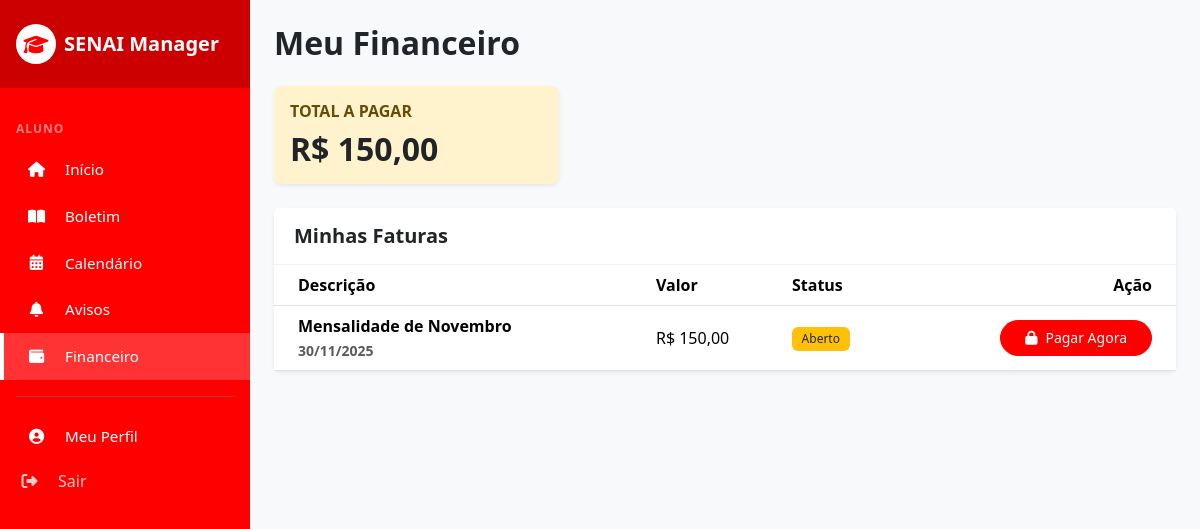
Screenshot of /dashboards/aluno/financeiro/ (signed in) with the database file from the repository.
### apps/payments/models.py (models this page shows, shortened)
class Pagamento(models.Model):
    STATUS_CHOICES = [
        ('pendente', 'Pendente'),
        ('pago', 'Pago'),
        ('cancelado', 'Cancelado'),
        ('falha', 'Falha'),
    ]
    aluno = models.ForeignKey(
        settings.AUTH_USER_MODEL,
        on_delete=models.CASCADE,
        related_name='pagamentos'
    )
    descricao = models.CharField(max_length=255)
    valor = models.DecimalField(max_digits=10, decimal_places=2) # Ex: 150.00
    stripe_checkout_id = models.CharField(max_length=255, unique=True, blank=True, null=True)
    stripe_payment_intent = models.CharField(max_length=255, blank=True, null=True)
    status = models.CharField(max_length=20, choices=STATUS_CHOICES, default='pendente')
    data_criacao = models.DateTimeField(auto_now_add=True)
    data_atualizacao = models.DateTimeField(auto_now=True)

### apps/dashboards/views.py (the view)
        @login_required
        def wrapper(request, *args, **kwargs):
            userroles = []
            if isaluno(request.user): userroles.append("aluno")
            if isprofessor(request.user): userroles.append("professor")
            if issecretaria(request.user): userroles.append("secretaria")
            if iscoordenacao(request.user): userroles.append("coordenacao")
            if request.user.is_superuser: return view_func(request, *args, **kwargs)
            if not any(role in userroles for role in roles):
                messages.error(request, "Acesso negado.")
                return redirect('home')
            return view_func(request, *args, **kwargs)

### apps/dashboards/views.py (called while the page is built)
def isaluno(user): return user.is_authenticated and hasattr(user, 'profile') and user.profile.tipo == 'aluno'

def isprofessor(user): return user.is_authenticated and hasattr(user, 'profile') and user.profile.tipo == 'professor'

def issecretaria(user): return user.is_authenticated and hasattr(user, 'profile') and user.profile.tipo == 'secretaria'

def iscoordenacao(user): return user.is_authenticated and hasattr(user, 'profile') and user.profile.tipo == 'coordenacao'

def rolerequired(*roles):
    def decorator(view_func):
        @login_required
        def wrapper(request, *args, **kwargs):
            userroles = []
            if isaluno(request.user): userroles.append("aluno")
            if isprofessor(request.user): userroles.append("professor")
            if issecretaria(request.user): userroles.append("secretaria")
            if iscoordenacao(request.user): userroles.append("coordenacao")
            if request.user.is_superuser: return view_func(request, *args, **kwargs)
            if not any(role in userroles for role in roles):
                messages.error(request, "Acesso negado.")
                return redirect('home')
            return view_func(request, *args, **kwargs)
        return wrapper
    return decorator

@rolerequired("aluno")
def aluno_financeiro_view(request):
    pagamentos = Pagamento.objects.filter(aluno=request.user).order_by('-data_criacao')
    total = sum(p.valor for p in pagamentos.filter(status='pendente'))
    context = {'pagamentos': pagamentos, 'total_pendente': total}
    return render(request, "dashboards/aluno_financeiro.html", context)

### templates/dashboards/aluno_financeiro.html (shortened to what this page needs)
{% extends 'base.html' %}
{% load static %}
{% block content %}
<div class="layout-wrapper d-flex">
    {% include 'includes/sidebar.html' %}
    <div id="main-content" class="flex-grow-1">
        <div class="container-fluid p-4">
            <h2 class="fw-bold mb-4">Meu Financeiro</h2>
            <div class="row mb-4">
                <div class="col-md-4">
                    <div class="card bg-warning-subtle border-0 shadow-sm">
                        <div class="card-body">
                            <h6 class="text-warning-emphasis fw-bold text-uppercase">Total a Pagar</h6>
                            <h2 class="fw-bold text-dark mb-0">R$ {{ total_pendente|floatformat:2 }}</h2>
                        </div>
                    </div>
                </div>
            </div>
            <div class="card border-0 shadow-sm">
                <div class="card-header bg-white py-3">
                    <h5 class="mb-0 fw-bold">Minhas Faturas</h5>
                </div>
                <div class="table-responsive">
                    <table class="table align-middle mb-0">
                        <thead class="bg-light">
                            <tr>
                                <th class="ps-4">Descrição</th>
                                <th>Valor</th>
                                <th>Status</th>
                                <th class="text-end pe-4">Ação</th>
                            </tr>
                        </thead>
                        <tbody>
                            {% for pg in pagamentos %}
                            <tr>
                                <td class="ps-4 fw-bold">{{ pg.descricao }} <br> <small class="text-muted">{{ pg.data_criacao|date:"d/m/Y" }}</small></td>
                                <td>R$ {{ pg.valor|floatformat:2 }}</td>
                                <td>
                                    {% if pg.status == 'pago' %}
                                        <span class="badge bg-success">Pago</span>
                                    {% elif pg.status == 'pendente' %}
                                        <span class="badge bg-warning text-dark">Aberto</span>
                                    {% else %}
                                        <span class="badge bg-secondary">{{ pg.status }}</span>
                                    {% endif %}
                                </td>
                                <td class="text-end pe-4">
                                    {% if pg.status == 'pendente' %}
                                        <a href="{% url 'iniciar_pagamento' pg.id %}" class="btn btn-primary btn-sm rounded-pill px-4">
                                            <i class="fas fa-lock me-2"></i>Pagar Agora
                                        </a>
                                    {% else %}
                                        <button class="btn btn-light btn-sm rounded-pill px-4" disabled>
                                            <i class="fas fa-check me-2"></i>Concluído
                                        </button>
                                    {% endif %}
                                </td>
                            </tr>
                            {% empty %}
                            <tr>
                                <td colspan="4" class="text-center py-4 text-muted">Você não possui faturas.</td>
                            </tr>
                            {% endfor %}
                        </tbody>
                    </table>
                </div>
            </div>
        </div>
    </div>
</div>
{% endblock %}

### static/css/style.css (style rules this page uses)
:root { --primary-color: #FF0000; --primary-dark: #CC0000; --secondary-color: #FF3333; --accent-color: #FFF5F5; --text-light: #FFFFFF; --text-dark: #333333; --sidebar-width: 250px; }
a { color: var(--primary-color); text-decoration: none; }
html, body { height: 100%; margin: 0; font-family: 'Segoe UI', Roboto, 'Helvetica Neue', Arial, sans-serif; background-color: #f5f6f8; }
.layout-wrapper { min-height: 100vh; display: flex; width: 100%; overflow-x: hidden; }
#main-content { flex-grow: 1; display: flex; flex-direction: column; min-width: 0; transition: margin-left 0.3s ease; }
.card { border: none; border-radius: 8px; box-shadow: 0 2px 6px rgba(0,0,0,0.04); transition: transform 0.2s ease, box-shadow 0.2s ease; background-color: #fff; }
.card-header { background-color: transparent; border-bottom: 1px solid rgba(0,0,0,0.05); padding: 1rem 1.25rem; }
.btn-primary { background-color: var(--primary-color); border-color: var(--primary-color); }
.badge { font-weight: 500; padding: 0.5em 0.8em; }

### static/css/home.css (style rules this page uses)
:root { --senai-red: #c41e3a; --senai-dark: #1a1a1a; --senai-light: #f8f9fa; --gradient-primary: linear-gradient(135deg, #c41e3a 0%, #e74c3c 100%); --gradient-secondary: linear-gradient(135deg, #2c3e50 0%, #34495e 100%); --transition: all 0.3s cubic-bezier(0.25, 0.46, 0.45, 0.94); --spacing-xs: clamp(0.5rem, 2vw, 1rem); --spacing-sm: clamp(1rem, 2.5vw, 1.5rem); --spacing-md: clamp(1.5rem, 3vw, 2rem); --spacing-lg: clamp(2rem, 4vw, 3rem); --spacing-xl: clamp(3rem, 5vw, 4rem); --font-size-h1: clamp(1.8rem, 6vw, 3.5rem); --font-size-h2: clamp(1.4rem, 4vw, 2.5rem); --font-size-h5: clamp(1rem, 2.5vw, 1.3rem); --font-size-body: clamp(0.85rem, 1.5vw, 1rem); }
@media (max-width: 1200px) { .container-fluid { padding-left: var(--spacing-sm); padding-right: var(--spacing-sm); } }

### static/css/buttons.css (style rules this page uses)
:root { --senai-red: #FF0000; --senai-red-dark: #CC0000; --senai-gray: #6c757d; --senai-danger: #dc3545; --animation-speed: 0.2s; }
.btn { transition: all var(--animation-speed) ease-in-out; border-radius: 6px; font-weight: 500; }
.btn-sm { padding: 0.4rem 0.8rem; font-size: 0.875rem; }
.btn i { transition: transform var(--animation-speed) ease; }

### rows the page displays
Pagamento: descricao "Mensalidade de Novembro", data_criacao "30/11/2025", valor "150,00", status "Aberto"

### other values shown
{{ total_pendente|floatformat:2 }} "150,00"
